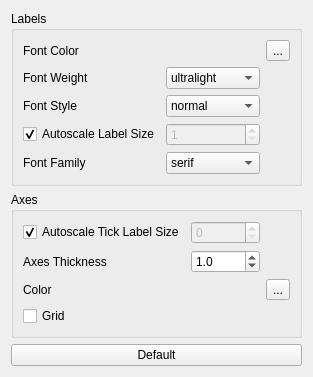
     <widget class="QWidget" name="tab">
      <attribute name="title">
       <string>Axes</string>
      </attribute>
      <layout class="QVBoxLayout" name="verticalLayout_20">
       <item>
        <widget class="QGroupBox" name="groupBox_12">
         <property name="title">
          <string>Labels</string>
         </property>
         <layout class="QVBoxLayout" name="verticalLayout_17">
          <item>
           <layout class="QGridLayout" name="gridLayout_3">
            <item row="0" column="1">
             <widget class="QLabel" name="labelFontColor_label">
              <property name="text">
               <string/>
              </property>
             </widget>
            </item>
            <item row="0" column="2">
             <widget class="QToolButton" name="pickFontColor_label">
              <property name="enabled">
               <bool>true</bool>
              </property>
              <property name="text">
               <string>...</string>
              </property>
             </widget>
            </item>
            <item row="1" column="0">
             <widget class="QLabel" name="label_22">
              <property name="text">
               <string>Font Weight</string>
              </property>
             </widget>
            </item>
            <item row="1" column="1">
             <widget class="QComboBox" name="fontweightComboBox_ax">
              <property name="font">
               <font>
                <weight>50</weight>
                <bold>false</bold>
               </font>
              </property>
              <item>
               <property name="text">
                <string>ultralight</string>
               </property>
              </item>
              <item>
               <property name="text">
                <string>light</string>
               </property>
              </item>
              <item>
               <property name="text">
                <string>normal</string>
               </property>
              </item>
              <item>
               <property name="text">
                <string>regular</string>
               </property>
              </item>
              <item>
               <property name="text">
                <string>book</string>
               </property>
              </item>
              <item>
               <property name="text">
                <string>medium</string>
               </property>
              </item>
              <item>
               <property name="text">
                <string>roman</string>
               </property>
              </item>
              <item>
               <property name="text">
                <string>semibold</string>
               </property>
              </item>
              <item>
               <property name="text">
                <string>demibold</string>
               </property>
              </item>
              <item>
               <property name="text">
                <string>demi</string>
               </property>
              </item>
              <item>
               <property name="text">
                <string>bold</string>
               </property>
              </item>
              <item>
               <property name="text">
                <string>heavy</string>
               </property>
              </item>
              <item>
               <property name="text">
                <string>extra bold</string>
               </property>
              </item>
              <item>
               <property name="text">
                <string>black</string>
               </property>
              </item>
             </widget>
            </item>
            <item row="4" column="0">
             <widget class="QLabel" name="label_25">
              <property name="text">
               <string>Font Family</string>
              </property>
             </widget>
            </item>
            <item row="3" column="1">
             <widget class="QSpinBox" name="fontsizeSpinBox_ax">
              <property name="enabled">
               <bool>false</bool>
              </property>
              <property name="font">
               <font>
                <weight>50</weight>
                <bold>false</bold>
               </font>
              </property>
              <property name="minimum">
               <number>1</number>
              </property>
             </widget>
            </item>
            <item row="2" column="0">
             <widget class="QLabel" name="label_23">
              <property name="text">
               <string>Font Style</string>
              </property>
             </widget>
            </item>
            <item row="0" column="0">
             <widget class="QLabel" name="label_8">
              <property name="text">
               <string>Font Color</string>
              </property>
             </widget>
            </item>
            <item row="2" column="1">
             <widget class="QComboBox" name="fontstyleComboBox_ax">
              <property name="font">
               <font>
                <weight>50</weight>
                <bold>false</bold>
               </font>
              </property>
              <item>
               <property name="text">
                <string>normal</string>
               </property>
              </item>
              <item>
               <property name="text">
                <string>italic</string>
               </property>
              </item>
              <item>
               <property name="text">
                <string>oblique</string>
               </property>
              </item>
             </widget>
            </item>
            <item row="3" column="0">
             <widget class="QCheckBox" name="label_size_auto_cb">
              <property name="text">
               <string>Autoscale Label Size</string>
              </property>
              <property name="checked">
               <bool>true</bool>
              </property>
             </widget>
            </item>
            <item row="4" column="1">
             <widget class="QComboBox" name="fontfamilyComboBox_ax">
              <property name="font">
               <font>
                <weight>50</weight>
                <bold>false</bold>
               </font>
              </property>
              <item>
               <property name="text">
                <string>serif</string>
               </property>
              </item>
              <item>
               <property name="text">
                <string>sans-serif</string>
               </property>
              </item>
              <item>
               <property name="text">
                <string>cursive</string>
               </property>
              </item>
              <item>
               <property name="text">
                <string>fantasy</string>
               </property>
              </item>
              <item>
               <property name="text">
                <string>monospace</string>
               </property>
              </item>
             </widget>
            </item>
           </layout>
          </item>
         </layout>
        </widget>
       </item>
       <item>
        <widget class="QGroupBox" name="groupBox_11">
         <property name="title">
          <string>Axes</string>
         </property>
         <layout class="QVBoxLayout" name="verticalLayout_18">
          <item>
           <layout class="QGridLayout" name="gridLayout_4">
            <item row="2" column="2">
             <widget class="QToolButton" name="pickFontColor_ax">
              <property name="text">
               <string>...</string>
              </property>
             </widget>
            </item>
            <item row="1" column="0">
             <widget class="QLabel" name="label_20">
              <property name="text">
               <string>Axes Thickness</string>
              </property>
             </widget>
            </item>
            <item row="3" column="0">
             <widget class="QCheckBox" name="grid_cb">
              <property name="text">
               <string>Grid</string>
              </property>
             </widget>
            </item>
            <item row="2" column="0">
             <widget class="QLabel" name="label_9">
              <property name="text">
               <string>Color</string>
              </property>
             </widget>
            </item>
            <item row="1" column="1">
             <widget class="QDoubleSpinBox" name="axis_thickness_cb">
              <property name="font">
               <font>
                <weight>50</weight>
                <bold>false</bold>
               </font>
              </property>
              <property name="decimals">
               <number>1</number>
              </property>
              <property name="singleStep">
               <double>0.500000000000000</double>
              </property>
              <property name="value">
               <double>1.000000000000000</double>
              </property>
             </widget>
            </item>
            <item row="2" column="1">
             <widget class="QLabel" name="labelFontColor_ax">
              <property name="text">
               <string/>
              </property>
             </widget>
            </item>
            <item row="0" column="1">
             <widget class="QSpinBox" name="tick_label_size_cb">
              <property name="enabled">
               <bool>false</bool>
              </property>
              <property name="font">
               <font>
                <weight>50</weight>
                <bold>false</bold>
               </font>
              </property>
             </widget>
            </item>
            <item row="0" column="0">
             <widget class="QCheckBox" name="tick_label_size_auto_cb">
              <property name="text">
               <string>Autoscale Tick Label Size</string>
              </property>
              <property name="checked">
               <bool>true</bool>
              </property>
             </widget>
            </item>
           </layout>
          </item>
         </layout>
        </widget>
       </item>
       <item>
        <widget class="QPushButton" name="reset_all_pb">
         <property name="text">
          <string>Default</string>
         </property>
        </widget>
       </item>
      </layout>
     </widget>
